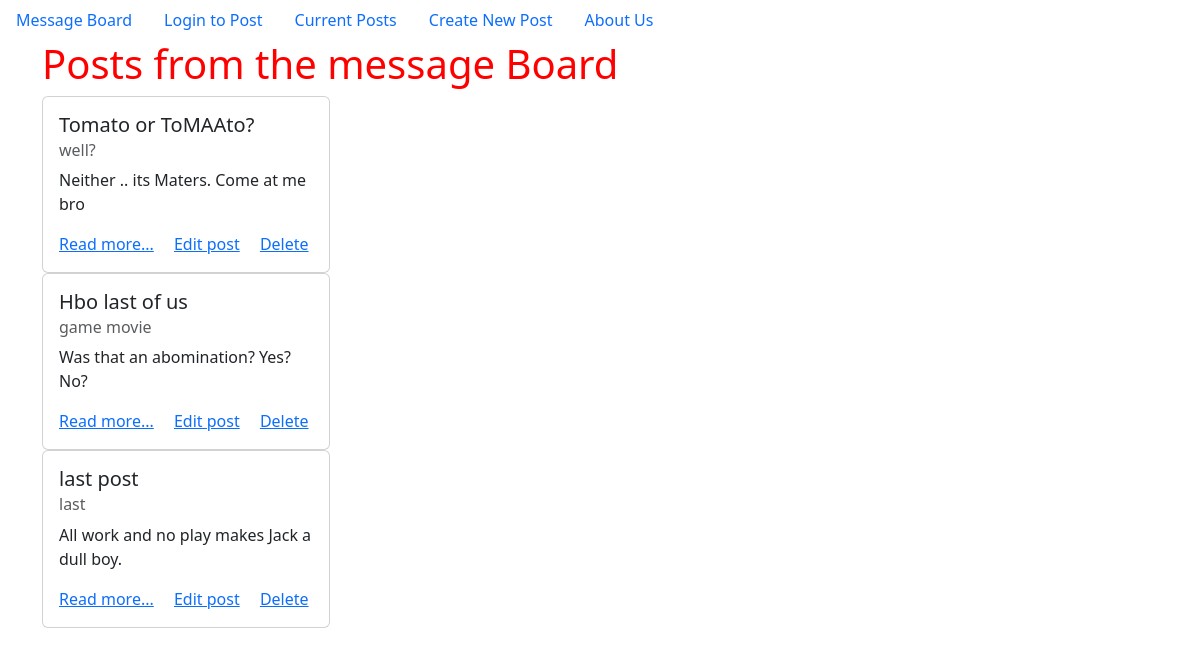
The app's page /posts/, older data.
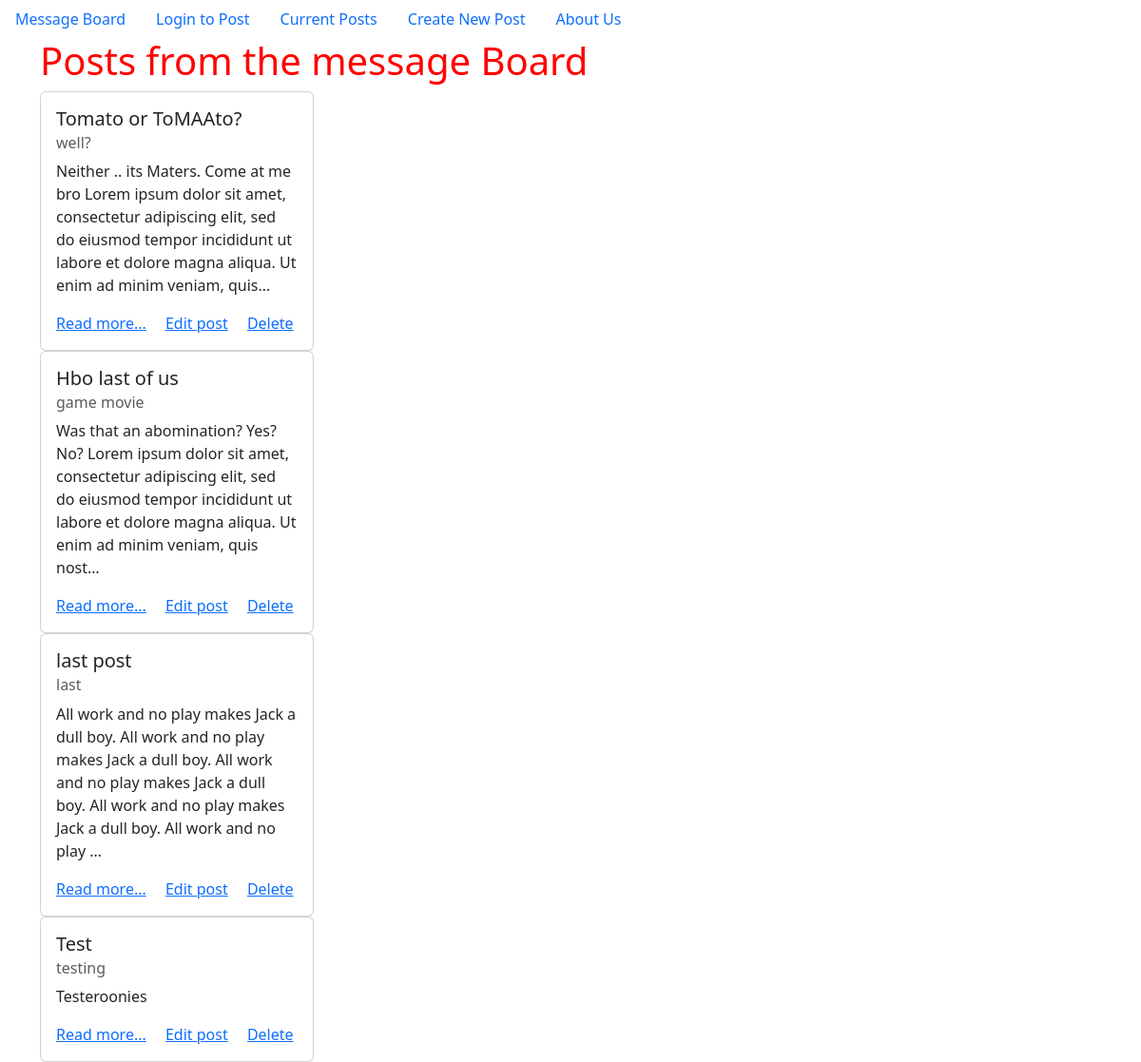
The same page, newer data.
### posts/models.py (models this page shows, shortened)
class Post(models.Model):
    title = models.CharField(max_length=256)
    subtitle = models.CharField(max_length=256)
    author = models.ForeignKey("auth.User", on_delete=models.CASCADE, default="default")
    body = models.TextField()
    created_on = models.DateTimeField(auto_now_add=True)

### posts/views.py (the view)
# urls.py: path("", PostListView.as_view(), name="list"),
class PostListView(ListView):
    template_name = "posts/list.html"
    model = Post

### templates/posts/list.html (shortened to what this page needs)
{% extends 'base.html' %}
{% block content %}
<h1>Posts from the message Board</h1>
    {% for post in post_list %}
        <div class="card" style="width: 18rem;">
            <div class="card-body">
            <h5 class="card-title">{{post.title}}</h5>
            <h6 class="card-subtitle mb-2 text-muted">{{post.subtitle}}</h6>
            <p class="card-text">{{post.body | truncatechars:200 }}</p>
            <a href="{% url 'detail' post.id %}" class="card-link">Read more...</a>
            <a href="{% url 'edit' post.id %}" class="card-link">Edit post</a>
            <a href="{% url 'delete' post.id %}" class="card-link">Delete</a>
            </div>
        </div>
    {% endfor %}
{% endblock content %}

Row changes from the older to the newer data that the page shows:
changed Post "Tomato or ToMAAto?": body "Neither .. its Maters. Come at me bro" → "Neither .. its Maters. Come at me bro Lorem ipsum dolor sit amet, consectetur adipiscing elit, sed do eiusmod tempor incididunt ut labore et dolore magna aliqua. Ut enim ad minim veniam, quis…"
changed Post "Hbo last of us": body "Was that an abomination? Yes? No?" → "Was that an abomination? Yes? No? Lorem ipsum dolor sit amet, consectetur adipiscing elit, sed do eiusmod tempor incididunt ut labore et dolore magna aliqua. Ut enim ad minim veniam, quis nost…"
changed Post "last post": body "All work and no play makes Jack a dull boy." → "…Jack a dull boy. All work and no play makes Jack a dull boy. All work and no play makes Jack a dull boy. All work and no play makes Jack a dull boy. All work and no play …"
added Post: title "Test", subtitle "testing", body "Testeroonies"
